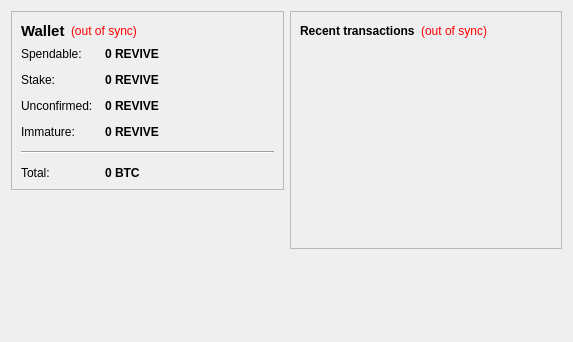
<?xml version="1.0" encoding="UTF-8"?>
<ui version="4.0">
 <class>OverviewPage</class>
 <widget class="QWidget" name="OverviewPage">
  <property name="geometry">
   <rect>
    <x>0</x>
    <y>0</y>
    <width>573</width>
    <height>342</height>
   </rect>
  </property>
  <property name="windowTitle">
   <string>Form</string>
  </property>
  <layout class="QHBoxLayout" name="horizontalLayout" stretch="1,1">
   <item>
    <layout class="QVBoxLayout" name="verticalLayout_2">
     <item>
      <widget class="QFrame" name="frame">
       <property name="frameShape">
        <enum>QFrame::StyledPanel</enum>
       </property>
       <property name="frameShadow">
        <enum>QFrame::Raised</enum>
       </property>
       <layout class="QVBoxLayout" name="verticalLayout_4">
        <item>
         <layout class="QHBoxLayout" name="horizontalLayout_4">
          <item>
           <widget class="QLabel" name="label_5">
            <property name="font">
             <font>
              <pointsize>11</pointsize>
              <weight>75</weight>
              <bold>true</bold>
             </font>
            </property>
            <property name="text">
             <string>Wallet</string>
            </property>
           </widget>
          </item>
          <item>
           <widget class="QLabel" name="labelWalletStatus">
            <property name="toolTip">
             <string>The displayed information may be out of date. Your wallet automatically synchronizes with the ReviveCoin network after a connection is established, but this process has not completed yet.</string>
            </property>
            <property name="styleSheet">
             <string notr="true">QLabel { color: red; }</string>
            </property>
            <property name="text">
             <string notr="true">(out of sync)</string>
            </property>
            <property name="alignment">
             <set>Qt::AlignLeading|Qt::AlignLeft|Qt::AlignVCenter</set>
            </property>
           </widget>
          </item>
          <item>
           <spacer name="horizontalSpacer_2">
            <property name="orientation">
             <enum>Qt::Horizontal</enum>
            </property>
            <property name="sizeHint" stdset="0">
             <size>
              <width>40</width>
              <height>20</height>
             </size>
            </property>
           </spacer>
          </item>
         </layout>
        </item>
        <item>
         <layout class="QFormLayout" name="formLayout_2">
          <property name="fieldGrowthPolicy">
           <enum>QFormLayout::AllNonFixedFieldsGrow</enum>
          </property>
          <property name="horizontalSpacing">
           <number>12</number>
          </property>
          <property name="verticalSpacing">
           <number>12</number>
          </property>
          <item row="0" column="0">
           <widget class="QLabel" name="label">
            <property name="text">
             <string>Spendable:</string>
            </property>
           </widget>
          </item>
          <item row="0" column="1">
           <widget class="QLabel" name="labelBalance">
            <property name="font">
             <font>
              <weight>75</weight>
              <bold>true</bold>
             </font>
            </property>
            <property name="cursor">
             <cursorShape>IBeamCursor</cursorShape>
            </property>
            <property name="toolTip">
             <string>Your current spendable balance</string>
            </property>
            <property name="text">
             <string notr="true">0 REVIVE</string>
            </property>
            <property name="textInteractionFlags">
             <set>Qt::LinksAccessibleByMouse|Qt::TextSelectableByKeyboard|Qt::TextSelectableByMouse</set>
            </property>
           </widget>
          </item>
          <item row="1" column="0">
           <widget class="QLabel" name="label_6">
            <property name="text">
             <string>Stake:</string>
            </property>
           </widget>
          </item>
          <item row="1" column="1">
           <widget class="QLabel" name="labelStake">
            <property name="font">
             <font>
              <weight>75</weight>
              <bold>true</bold>
             </font>
            </property>
            <property name="cursor">
             <cursorShape>IBeamCursor</cursorShape>
            </property>
            <property name="toolTip">
             <string>Total of coins that was staked, and do not yet count toward the current balance</string>
            </property>
            <property name="text">
             <string notr="true">0 REVIVE</string>
            </property>
            <property name="textInteractionFlags">
             <set>Qt::LinksAccessibleByMouse|Qt::TextSelectableByKeyboard|Qt::TextSelectableByMouse</set>
            </property>
           </widget>
          </item>
          <item row="2" column="0">
           <widget class="QLabel" name="label_3">
            <property name="text">
             <string>Unconfirmed:</string>
            </property>
           </widget>
          </item>
          <item row="2" column="1">
           <widget class="QLabel" name="labelUnconfirmed">
            <property name="font">
             <font>
              <weight>75</weight>
              <bold>true</bold>
             </font>
            </property>
            <property name="cursor">
             <cursorShape>IBeamCursor</cursorShape>
            </property>
            <property name="toolTip">
             <string>Total of transactions that have yet to be confirmed, and do not yet count toward the current balance</string>
            </property>
            <property name="text">
             <string notr="true">0 REVIVE</string>
            </property>
            <property name="textInteractionFlags">
             <set>Qt::LinksAccessibleByMouse|Qt::TextSelectableByKeyboard|Qt::TextSelectableByMouse</set>
            </property>
           </widget>
          </item>
          <item row="3" column="0">
           <widget class="QLabel" name="labelImmatureText">
            <property name="text">
             <string>Immature:</string>
            </property>
           </widget>
          </item>
          <item row="3" column="1">
           <widget class="QLabel" name="labelImmature">
            <property name="font">
             <font>
              <weight>75</weight>
              <bold>true</bold>
             </font>
            </property>
            <property name="toolTip">
             <string>Mined balance that has not yet matured</string>
            </property>
            <property name="text">
             <string notr="true">0 REVIVE</string>
            </property>
            <property name="textInteractionFlags">
             <set>Qt::LinksAccessibleByMouse|Qt::TextSelectableByKeyboard|Qt::TextSelectableByMouse</set>
            </property>
           </widget>
          </item>
          <item row="4" column="0" colspan="2">
           <widget class="Line" name="line">
            <property name="orientation">
             <enum>Qt::Horizontal</enum>
            </property>
           </widget>
          </item>
          <item row="5" column="0">
           <widget class="QLabel" name="labelTotalText">
            <property name="text">
             <string>Total:</string>
            </property>
           </widget>
          </item>
          <item row="5" column="1">
           <widget class="QLabel" name="labelTotal">
            <property name="font">
             <font>
              <weight>75</weight>
              <bold>true</bold>
             </font>
            </property>
            <property name="cursor">
             <cursorShape>IBeamCursor</cursorShape>
            </property>
            <property name="toolTip">
             <string>Your current total balance</string>
            </property>
            <property name="text">
             <string notr="true">0 BTC</string>
            </property>
            <property name="textInteractionFlags">
             <set>Qt::LinksAccessibleByMouse|Qt::TextSelectableByKeyboard|Qt::TextSelectableByMouse</set>
            </property>
           </widget>
          </item>
         </layout>
        </item>
       </layout>
      </widget>
     </item>
     <item>
      <spacer name="verticalSpacer">
       <property name="orientation">
        <enum>Qt::Vertical</enum>
       </property>
       <property name="sizeHint" stdset="0">
        <size>
         <width>20</width>
         <height>40</height>
        </size>
       </property>
      </spacer>
     </item>
    </layout>
   </item>
   <item>
    <layout class="QVBoxLayout" name="verticalLayout_3">
     <item>
      <widget class="QFrame" name="frame_2">
       <property name="frameShape">
        <enum>QFrame::StyledPanel</enum>
       </property>
       <property name="frameShadow">
        <enum>QFrame::Raised</enum>
       </property>
       <layout class="QVBoxLayout" name="verticalLayout">
        <item>
         <layout class="QHBoxLayout" name="horizontalLayout_2">
          <item>
           <widget class="QLabel" name="label_4">
            <property name="text">
             <string>&lt;b&gt;Recent transactions&lt;/b&gt;</string>
            </property>
           </widget>
          </item>
          <item>
           <widget class="QLabel" name="labelTransactionsStatus">
            <property name="toolTip">
             <string>The displayed information may be out of date. Your wallet automatically synchronizes with the ReviveCoin network after a connection is established, but this process has not completed yet.</string>
            </property>
            <property name="styleSheet">
             <string notr="true">QLabel { color: red; }</string>
            </property>
            <property name="text">
             <string notr="true">(out of sync)</string>
            </property>
            <property name="alignment">
             <set>Qt::AlignRight|Qt::AlignTrailing|Qt::AlignVCenter</set>
            </property>
           </widget>
          </item>
          <item>
           <spacer name="horizontalSpacer">
            <property name="orientation">
             <enum>Qt::Horizontal</enum>
            </property>
            <property name="sizeHint" stdset="0">
             <size>
              <width>40</width>
              <height>20</height>
             </size>
            </property>
           </spacer>
          </item>
         </layout>
        </item>
        <item>
         <widget class="QListView" name="listTransactions">
          <property name="styleSheet">
           <string notr="true">QListView { background: transparent; }</string>
          </property>
          <property name="frameShape">
           <enum>QFrame::NoFrame</enum>
          </property>
          <property name="verticalScrollBarPolicy">
           <enum>Qt::ScrollBarAlwaysOff</enum>
          </property>
          <property name="horizontalScrollBarPolicy">
           <enum>Qt::ScrollBarAlwaysOff</enum>
          </property>
          <property name="selectionMode">
           <enum>QAbstractItemView::NoSelection</enum>
          </property>
         </widget>
        </item>
       </layout>
      </widget>
     </item>
     <item>
      <spacer name="verticalSpacer_2">
       <property name="orientation">
        <enum>Qt::Vertical</enum>
       </property>
       <property name="sizeHint" stdset="0">
        <size>
         <width>20</width>
         <height>40</height>
        </size>
       </property>
      </spacer>
     </item>
    </layout>
   </item>
  </layout>
 </widget>
 <resources/>
 <connections/>
</ui>
